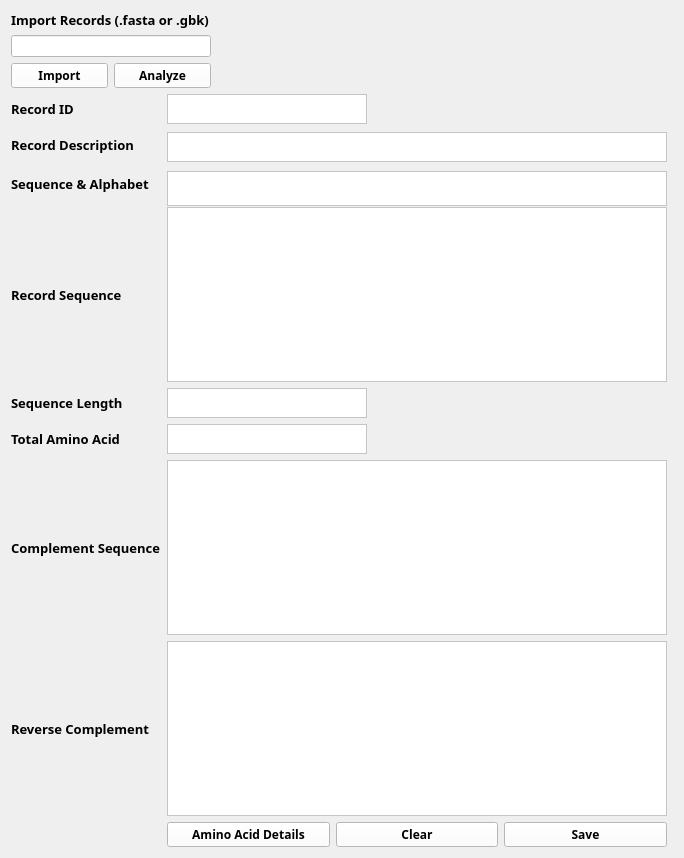
          <widget class="QWidget" name="scrollAreaWidgetContents">
           <property name="geometry">
            <rect>
             <x>0</x>
             <y>0</y>
             <width>683</width>
             <height>852</height>
            </rect>
           </property>
           <layout class="QGridLayout" name="gridLayout_4">
            <item row="2" column="0">
             <layout class="QHBoxLayout" name="horizontalLayout_2">
              <item>
               <widget class="QPushButton" name="importbutton">
                <property name="maximumSize">
                 <size>
                  <width>200</width>
                  <height>35</height>
                 </size>
                </property>
                <property name="font">
                 <font>
                  <family>Century Gothic</family>
                  <weight>75</weight>
                  <bold>true</bold>
                 </font>
                </property>
                <property name="styleSheet">
                 <string notr="true">background-color: rgb(255, 255, 255);</string>
                </property>
                <property name="text">
                 <string>Import</string>
                </property>
               </widget>
              </item>
              <item>
               <widget class="QPushButton" name="analyzebutton">
                <property name="maximumSize">
                 <size>
                  <width>200</width>
                  <height>35</height>
                 </size>
                </property>
                <property name="font">
                 <font>
                  <family>Century Gothic</family>
                  <weight>75</weight>
                  <bold>true</bold>
                 </font>
                </property>
                <property name="styleSheet">
                 <string notr="true">background-color: rgb(255, 255, 255);</string>
                </property>
                <property name="text">
                 <string>Analyze</string>
                </property>
               </widget>
              </item>
             </layout>
            </item>
            <item row="3" column="0" colspan="2">
             <layout class="QGridLayout" name="gridLayout_3">
              <item row="0" column="0">
               <widget class="QLabel" name="labelid">
                <property name="font">
                 <font>
                  <family>Century Gothic</family>
                  <pointsize>10</pointsize>
                  <weight>75</weight>
                  <bold>true</bold>
                 </font>
                </property>
                <property name="text">
                 <string>Record ID</string>
                </property>
               </widget>
              </item>
              <item row="0" column="1">
               <widget class="QTextEdit" name="id">
                <property name="sizePolicy">
                 <sizepolicy hsizetype="Preferred" vsizetype="Preferred">
                  <horstretch>0</horstretch>
                  <verstretch>0</verstretch>
                 </sizepolicy>
                </property>
                <property name="minimumSize">
                 <size>
                  <width>200</width>
                  <height>30</height>
                 </size>
                </property>
                <property name="maximumSize">
                 <size>
                  <width>200</width>
                  <height>30</height>
                 </size>
                </property>
                <property name="styleSheet">
                 <string notr="true">background-color: rgb(255, 255, 255);</string>
                </property>
               </widget>
              </item>
              <item row="1" column="0">
               <widget class="QLabel" name="labeldescription">
                <property name="font">
                 <font>
                  <family>Century Gothic</family>
                  <pointsize>10</pointsize>
                  <weight>75</weight>
                  <bold>true</bold>
                 </font>
                </property>
                <property name="text">
                 <string>Record Description</string>
                </property>
               </widget>
              </item>
              <item row="2" column="0">
               <widget class="QLabel" name="labelseqalphabet">
                <property name="font">
                 <font>
                  <family>Century Gothic</family>
                  <pointsize>10</pointsize>
                  <weight>75</weight>
                  <bold>true</bold>
                 </font>
                </property>
                <property name="text">
                 <string>Sequence &amp; Alphabet</string>
                </property>
               </widget>
              </item>
              <item row="3" column="1">
               <widget class="QTextEdit" name="recordsequence">
                <property name="sizePolicy">
                 <sizepolicy hsizetype="Preferred" vsizetype="Preferred">
                  <horstretch>0</horstretch>
                  <verstretch>0</verstretch>
                 </sizepolicy>
                </property>
                <property name="minimumSize">
                 <size>
                  <width>500</width>
                  <height>175</height>
                 </size>
                </property>
                <property name="maximumSize">
                 <size>
                  <width>1000</width>
                  <height>16777215</height>
                 </size>
                </property>
                <property name="styleSheet">
                 <string notr="true">background-color: rgb(255, 255, 255);</string>
                </property>
               </widget>
              </item>
              <item row="4" column="0">
               <widget class="QLabel" name="labelsequencelength">
                <property name="font">
                 <font>
                  <family>Century Gothic</family>
                  <pointsize>10</pointsize>
                  <weight>75</weight>
                  <bold>true</bold>
                 </font>
                </property>
                <property name="text">
                 <string>Sequence Length</string>
                </property>
               </widget>
              </item>
              <item row="6" column="0">
               <widget class="QLabel" name="labelcomplementsequence">
                <property name="font">
                 <font>
                  <family>Century Gothic</family>
                  <pointsize>10</pointsize>
                  <weight>75</weight>
                  <bold>true</bold>
                 </font>
                </property>
                <property name="text">
                 <string>Complement Sequence</string>
                </property>
               </widget>
              </item>
              <item row="6" column="1">
               <widget class="QTextEdit" name="complementsequence">
                <property name="sizePolicy">
                 <sizepolicy hsizetype="Preferred" vsizetype="Preferred">
                  <horstretch>0</horstretch>
                  <verstretch>0</verstretch>
                 </sizepolicy>
                </property>
                <property name="minimumSize">
                 <size>
                  <width>500</width>
                  <height>175</height>
                 </size>
                </property>
                <property name="maximumSize">
                 <size>
                  <width>1000</width>
                  <height>16777215</height>
                 </size>
                </property>
                <property name="styleSheet">
                 <string notr="true">background-color: rgb(255, 255, 255);</string>
                </property>
               </widget>
              </item>
              <item row="2" column="1">
               <widget class="QTextEdit" name="seqalphabet">
                <property name="sizePolicy">
                 <sizepolicy hsizetype="Preferred" vsizetype="Preferred">
                  <horstretch>0</horstretch>
                  <verstretch>0</verstretch>
                 </sizepolicy>
                </property>
                <property name="minimumSize">
                 <size>
                  <width>500</width>
                  <height>35</height>
                 </size>
                </property>
                <property name="maximumSize">
                 <size>
                  <width>1000</width>
                  <height>25</height>
                 </size>
                </property>
                <property name="styleSheet">
                 <string notr="true">background-color: rgb(255, 255, 255);</string>
                </property>
               </widget>
              </item>
              <item row="5" column="0">
               <widget class="QLabel" name="labeltotalaminoacid">
                <property name="font">
                 <font>
                  <family>Century Gothic</family>
                  <pointsize>10</pointsize>
                  <weight>75</weight>
                  <bold>true</bold>
                 </font>
                </property>
                <property name="text">
                 <string>Total Amino Acid</string>
                </property>
               </widget>
              </item>
              <item row="4" column="1">
               <widget class="QTextEdit" name="sequencelength">
                <property name="sizePolicy">
                 <sizepolicy hsizetype="Preferred" vsizetype="Preferred">
                  <horstretch>0</horstretch>
                  <verstretch>0</verstretch>
                 </sizepolicy>
                </property>
                <property name="minimumSize">
                 <size>
                  <width>0</width>
                  <height>0</height>
                 </size>
                </property>
                <property name="maximumSize">
                 <size>
                  <width>200</width>
                  <height>30</height>
                 </size>
                </property>
                <property name="styleSheet">
                 <string notr="true">background-color: rgb(255, 255, 255);</string>
                </property>
               </widget>
              </item>
              <item row="7" column="0">
               <widget class="QLabel" name="labelreversecomplement">
                <property name="font">
                 <font>
                  <family>Century Gothic</family>
                  <pointsize>10</pointsize>
                  <weight>75</weight>
                  <bold>true</bold>
                 </font>
                </property>
                <property name="text">
                 <string>Reverse Complement</string>
                </property>
               </widget>
              </item>
              <item row="3" column="0">
               <widget class="QLabel" name="labelsequence">
                <property name="font">
                 <font>
                  <family>Century Gothic</family>
                  <pointsize>10</pointsize>
                  <weight>75</weight>
                  <bold>true</bold>
                 </font>
                </property>
                <property name="text">
                 <string>Record Sequence</string>
                </property>
               </widget>
              </item>
              <item row="9" column="1">
               <layout class="QHBoxLayout" name="horizontalLayout_5">
                <item>
                 <widget class="QPushButton" name="aminoacidbutton">
                  <property name="maximumSize">
                   <size>
                    <width>200</width>
                    <height>35</height>
                   </size>
                  </property>
                  <property name="font">
                   <font>
                    <family>Century Gothic</family>
                    <weight>75</weight>
                    <bold>true</bold>
                   </font>
                  </property>
                  <property name="styleSheet">
                   <string notr="true">background-color: rgb(255, 255, 255);</string>
                  </property>
                  <property name="text">
                   <string>Amino Acid Details</string>
                  </property>
                  <property name="default">
                   <bool>false</bool>
                  </property>
                 </widget>
                </item>
                <item>
                 <widget class="QPushButton" name="clearbutton">
                  <property name="maximumSize">
                   <size>
                    <width>200</width>
                    <height>35</height>
                   </size>
                  </property>
                  <property name="font">
                   <font>
                    <family>Century Gothic</family>
                    <weight>75</weight>
                    <bold>true</bold>
                   </font>
                  </property>
                  <property name="styleSheet">
                   <string notr="true">background-color: rgb(255, 255, 255);</string>
                  </property>
                  <property name="text">
                   <string>Clear</string>
                  </property>
                 </widget>
                </item>
                <item>
                 <widget class="QPushButton" name="savebutton">
                  <property name="maximumSize">
                   <size>
                    <width>200</width>
                    <height>35</height>
                   </size>
                  </property>
                  <property name="font">
                   <font>
                    <family>Century Gothic</family>
                    <weight>75</weight>
                    <bold>true</bold>
                   </font>
                  </property>
                  <property name="styleSheet">
                   <string notr="true">background-color: rgb(255, 255, 255);</string>
                  </property>
                  <property name="text">
                   <string>Save</string>
                  </property>
                 </widget>
                </item>
               </layout>
              </item>
              <item row="5" column="1">
               <widget class="QTextEdit" name="totalaminoacid">
                <property name="sizePolicy">
                 <sizepolicy hsizetype="Preferred" vsizetype="Preferred">
                  <horstretch>0</horstretch>
                  <verstretch>0</verstretch>
                 </sizepolicy>
                </property>
                <property name="minimumSize">
                 <size>
                  <width>200</width>
                  <height>30</height>
                 </size>
                </property>
                <property name="maximumSize">
                 <size>
                  <width>200</width>
                  <height>30</height>
                 </size>
                </property>
                <property name="styleSheet">
                 <string notr="true">background-color: rgb(255, 255, 255);</string>
                </property>
               </widget>
              </item>
              <item row="1" column="1">
               <widget class="QTextEdit" name="description">
                <property name="sizePolicy">
                 <sizepolicy hsizetype="Preferred" vsizetype="Preferred">
                  <horstretch>0</horstretch>
                  <verstretch>0</verstretch>
                 </sizepolicy>
                </property>
                <property name="minimumSize">
                 <size>
                  <width>500</width>
                  <height>30</height>
                 </size>
                </property>
                <property name="maximumSize">
                 <size>
                  <width>1000</width>
                  <height>25</height>
                 </size>
                </property>
                <property name="styleSheet">
                 <string notr="true">background-color: rgb(255, 255, 255);</string>
                </property>
               </widget>
              </item>
              <item row="7" column="1">
               <widget class="QTextEdit" name="reversecomplement">
                <property name="sizePolicy">
                 <sizepolicy hsizetype="Preferred" vsizetype="Preferred">
                  <horstretch>0</horstretch>
                  <verstretch>0</verstretch>
                 </sizepolicy>
                </property>
                <property name="minimumSize">
                 <size>
                  <width>500</width>
                  <height>175</height>
                 </size>
                </property>
                <property name="maximumSize">
                 <size>
                  <width>1000</width>
                  <height>16777215</height>
                 </size>
                </property>
                <property name="styleSheet">
                 <string notr="true">background-color: rgb(255, 255, 255);</string>
                </property>
               </widget>
              </item>
             </layout>
            </item>
            <item row="0" column="0" colspan="3">
             <widget class="QLabel" name="labelimport">
              <property name="font">
               <font>
                <family>Century Gothic</family>
                <pointsize>10</pointsize>
                <weight>75</weight>
                <bold>true</bold>
               </font>
              </property>
              <property name="text">
               <string>Import Records (.fasta or .gbk)</string>
              </property>
             </widget>
            </item>
            <item row="1" column="0">
             <widget class="QLineEdit" name="insertbox">
              <property name="maximumSize">
               <size>
                <width>200</width>
                <height>35</height>
               </size>
              </property>
              <property name="styleSheet">
               <string notr="true">background-color: rgb(255, 255, 255);</string>
              </property>
             </widget>
            </item>
           </layout>
          </widget>
